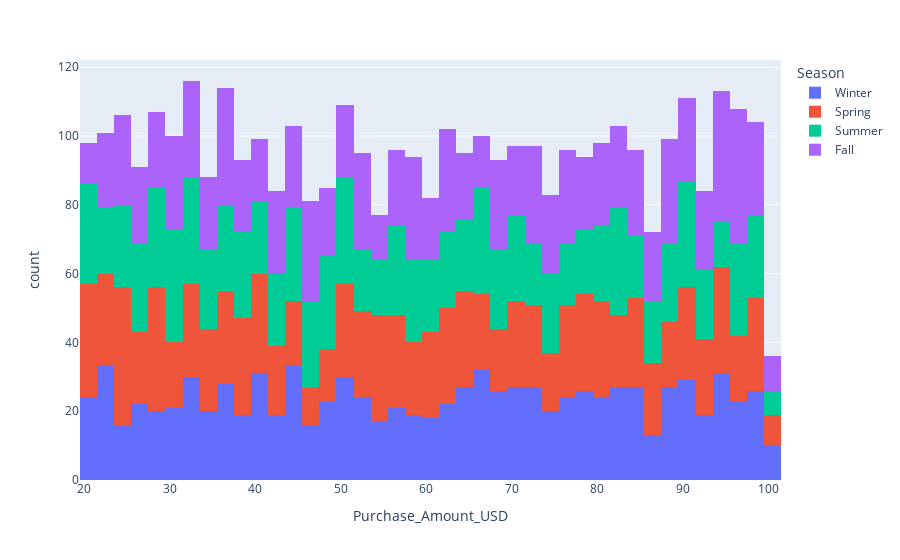

Notebook source saved alongside this figure:
### Code cell
fig = px.histogram(data, x="Purchase_Amount_USD", color="Season", hover_name="Purchase_Amount_USD")
fig.show()

### Figure 1 — Plotly figure (JSON) as saved in the notebook; plotly's stock layout.template omitted (floating-point values rounded to 4 significant figures; data arrays with more than 128 entries replaced by an {"elided": "..."} marker saying what was removed)
{"data": [{"bingroup": "x", "hovertemplate": "Season=Winter<br>Purchase_Amount_USD=%{x}<br>count=%{y}<extra></extra>", "legendgroup": "Winter", "marker": {"color": "#636efa", "pattern": {"shape": ""}}, "name": "Winter", "orientation": "v", "showlegend": true, "type": "histogram", "x": {"elided": "971 int values"}, "xaxis": "x", "yaxis": "y"}, {"bingroup": "x", "hovertemplate": "Season=Spring<br>Purchase_Amount_USD=%{x}<br>count=%{y}<extra></extra>", "legendgroup": "Spring", "marker": {"color": "#EF553B", "pattern": {"shape": ""}}, "name": "Spring", "orientation": "v", "showlegend": true, "type": "histogram", "x": {"elided": "999 int values"}, "xaxis": "x", "yaxis": "y"}, {"bingroup": "x", "hovertemplate": "Season=Summer<br>Purchase_Amount_USD=%{x}<br>count=%{y}<extra></extra>", "legendgroup": "Summer", "marker": {"color": "#00cc96", "pattern": {"shape": ""}}, "name": "Summer", "orientation": "v", "showlegend": true, "type": "histogram", "x": {"elided": "955 int values"}, "xaxis": "x", "yaxis": "y"}, {"bingroup": "x", "hovertemplate": "Season=Fall<br>Purchase_Amount_USD=%{x}<br>count=%{y}<extra></extra>", "legendgroup": "Fall", "marker": {"color": "#ab63fa", "pattern": {"shape": ""}}, "name": "Fall", "orientation": "v", "showlegend": true, "type": "histogram", "x": {"elided": "975 int values"}, "xaxis": "x", "yaxis": "y"}], "layout": {"barmode": "relative", "legend": {"title": {"text": "Season"}, "tracegroupgap": 0}, "margin": {"t": 60}, "xaxis": {"anchor": "y", "domain": [0, 1], "title": {"text": "Purchase_Amount_USD"}}, "yaxis": {"anchor": "x", "domain": [0, 1], "title": {"text": "count"}}}}
